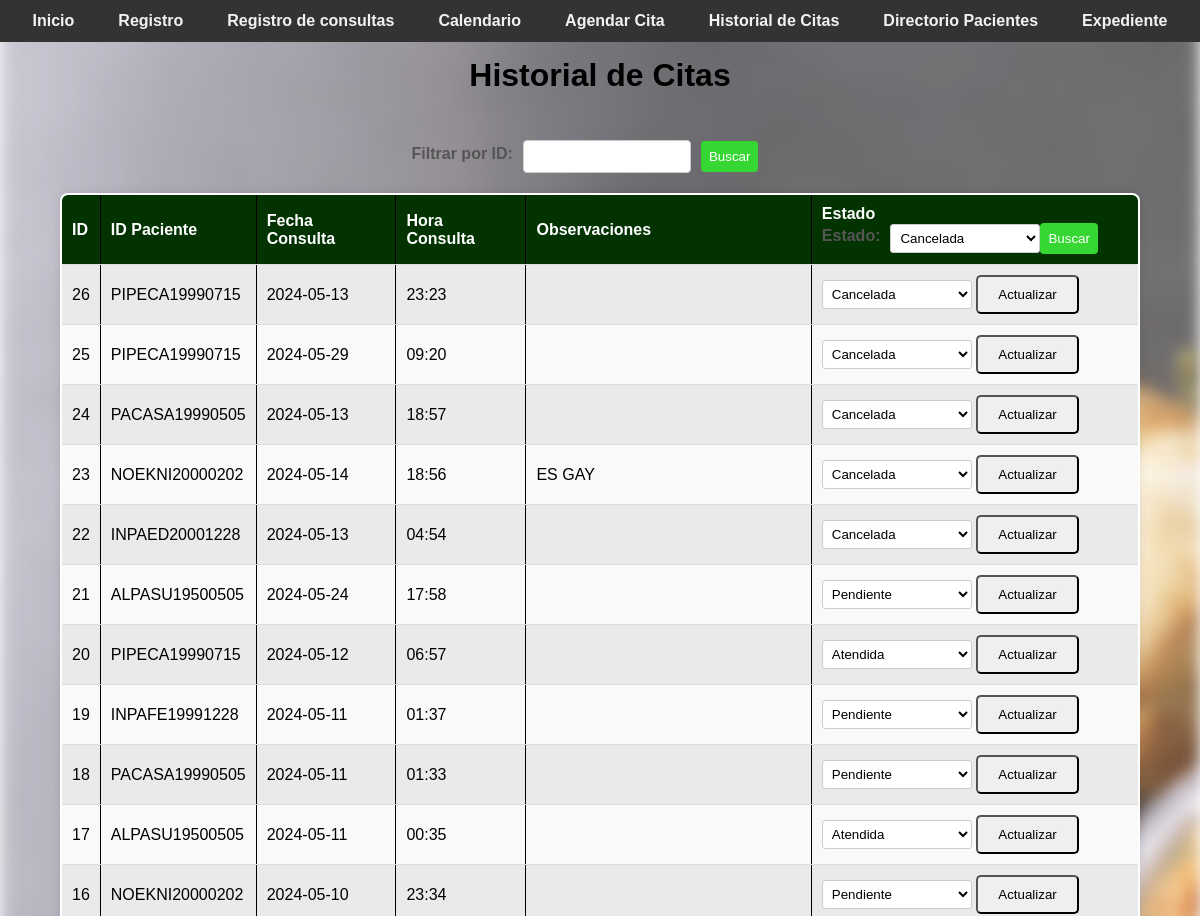
The app's page /historial_citas (signed in, upper part), older data.
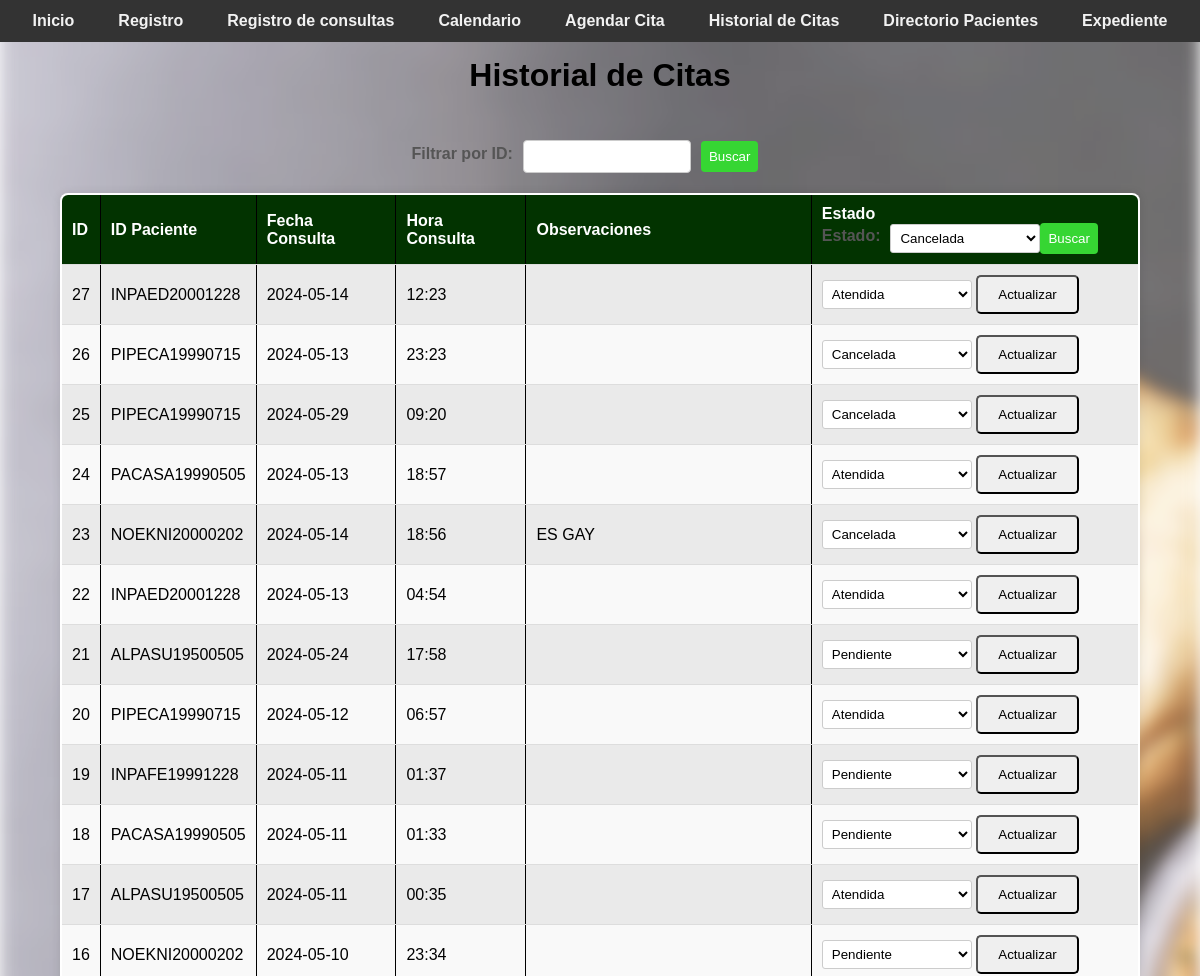
The same page, newer data.
### tables this page shows
CREATE TABLE citas (
                    id_cita INTEGER PRIMARY KEY AUTOINCREMENT,
                    id_paciente TEXT,
                    fecha_consulta TEXT NOT NULL,
                    hora_consulta TEXT NOT NULL, 
                    observaciones TEXT,
                    estado TEXT DEFAULT 'Pendiente',
                    FOREIGN KEY (id_paciente) REFERENCES pacientes(id_paciente)
                );

### app.py (the view)
@app.route('/historial_citas', methods=['GET', 'POST'])
@login_required
def historial_citas():
    filter_text = request.form.get('filter_text')
    filter_by = request.form.get('filter_by')
    with get_db_connection() as connection:
        cursor = connection.cursor()
        if request.method == 'POST' and filter_text and filter_by:
            if filter_by == 'id_paciente':
                cursor.execute("SELECT * FROM citas WHERE LOWER(id_paciente) LIKE LOWER(?)", ('%' + filter_text + '%',))
            elif filter_by == 'estado':
                cursor.execute("SELECT * FROM citas WHERE LOWER(estado) = LOWER(?)", (filter_text, ))
            else:
                cursor.execute("SELECT * FROM citas")
        else:
            cursor.execute("SELECT * FROM citas")
        citas = cursor.fetchall()
    with get_db_connection() as connection:
     cursor = connection.cursor()
    cursor.execute("SELECT id_paciente, primer_apellido, segundo_apellido, nombres FROM pacientes")
    pacientes = cursor.fetchall()
    citas_ordenadas = sorted(citas, key=itemgetter(0), reverse=True)
    with get_db_connection() as connection:
        cursor = connection.cursor()
        cursor.execute("SELECT id_paciente, primer_apellido, segundo_apellido, nombres FROM pacientes")
        pacientes = cursor.fetchall()
    return render_template('historial_citas.html', citas=citas_ordenadas, pacientes=pacientes)

### app.py (called while the page is built)
def get_db_connection():
    return sqlite3.connect('nutricion_consulta.db')

def login_required(f):
    @wraps(f)
    def decorated_function(*args, **kwargs):
        if 'username' not in session:
            return redirect(url_for('login'))
        return f(*args, **kwargs)
    return decorated_function

### templates/historial_citas.html (shortened to what this page needs)
<!DOCTYPE html>
<html lang="es">
<head>
    <link rel="stylesheet" href="{{ url_for('static', filename='css/style.css') }}">
</head>
<body>
    <div class="navbar">
        <a href="/">Inicio</a>
        <a href="/registro">Registro</a>
        <a href="/consultar">Registro de consultas</a>
        <a href="/options">Calendario</a>
        <a href="/agendar_cita">Agendar Cita</a>
        <a href="/historial_citas">Historial de Citas</a>
        <a href="/directorio_pacientes">Directorio Pacientes</a>
        <a href="/expediente">Expediente</a>
        </div>
        <br>
            <h1>Historial de Citas</h1>
            <br></br>
            <div class="filter-container">
            <form action="{{ url_for('historial_citas') }}" method="post" class="filter-form">
            <label for="filtro_id">Filtrar por ID:</label>
            <input type="text" id="filter_id" name="filter_text" list="pacientes_list" required>
            <input type="submit" value="Buscar">
        </form>
    </div>
        <table border="1">
            <tr>
                <th>ID</th>
                <th>ID Paciente</th>
                <th>Fecha Consulta</th>
                <th>Hora Consulta</th>
                <th>Observaciones</th>
                <th>Estado
                    <form action="{{ url_for('historial_citas') }}" method="post" class="filter-form">
                        <label for="filter_estado">Estado:</label>
                        <select id="filter_estado" name="filter_estado">
                            <option value="Cancelada" {% if filter_estado == 'Cancelada' %} selected {% endif %}>Cancelada</option>
                            <input type="submit" value="Buscar">
                        </select>
                    </form>
                </th>
            </tr>
            {% for cita in citas %}
            <tr>
                <td>{{ cita[0] }}</td>
                <td>{{ cita[1] }}</td>
                <td>{{ cita[2] }}</td>
                <td>{{ cita[3] }}</td>
                <td>{{ cita[4] }}</td>
                <td>
                    <form action="/actualizar_estado" method="POST">
                        <select name="estado">
                            <option value="Pendiente" {% if cita[5] == 'Pendiente' %}selected{% endif %}>Pendiente</option>
                            <option value="Atendida" {% if cita[5] == 'Atendida' %}selected{% endif %}>Atendida</option>
                            <option value="Cancelada" {% if cita[5] == 'Cancelada' %}selected{% endif %}>Cancelada</option>
                        </select>
                        <input type="submit" value="Actualizar">
                    </form>
                </td>
            </tr>
            {% endfor %}
        </table>
    </body>
    </html>

### static/css/style.css (style rules this page uses)
body { font-family: Arial, sans-serif; margin: 0; padding: 0; }
body::before { content: ""; position: fixed; top: 0; left: 0; width: 100%; height: 100%; z-index: -1; background-image: url('/static/css/Imagen/fondo.jpg'); background-size: cover; filter: blur(8px); opacity: .8; }
label { font-weight: bold; }
.navbar { background-color: #333; display: flex; justify-content: center; padding: 25px 20; position: fixed; top: 0; left: 0; width: 100%; z-index: 1000; }
.navbar a { color: #f2f2f2; text-align: center; padding: 10px 20px; text-decoration: none; transition: background-color 0.3s ease, color 0.3s ease, border-color 0.3s ease; border-radius: 25px; margin: 20 5px; border: 2px solid transparent; font-weight: bold; }
.button, .btn-login, input[type="submit"] { display: inline-block; padding: 10px 20px; border-radius: 5px; cursor: pointer; text-decoration: none; transition: background-color 0.3s ease; }
label { display: inline-block; margin-bottom: 5px; }
select { width: 150px; padding: 5px; border: 1px solid #ccc; border-radius: 3px; background-color: #fff; }
input:required { border-color: #ff9999; }
input[type="text"]::placeholder, input[type="password"]::placeholder { color: #999; }
input[type="text"], input[type="number"], .add-button { width: 150px; padding: 8px 12px; margin-right: 10px; border-radius: 4px; border: 1px solid #ccc; cursor: pointer; }
th, td { padding: 10px; text-align: center; border-bottom: 1px solid #ddd; transition: background-color 0.3s; }
th { background-color: #333; color: #ffffff; }
tr:nth-child(even) { background-color: #f2f2f2; }
tr:nth-child(odd) { background-color: #e6e6e6; }
h1, h2, strong { color: #000000; }
h1 { margin-bottom: 10px; text-align: center; }
.filter-container { display: flex; flex-direction: row; align-items: center; justify-content: center; margin-bottom: 20px; }
.filter-form { display: flex; align-items: center; margin-right: 20px; }
.filter-form label { margin-right: 10px; color: #555; font-weight: bold; }
.filter-form input[type="text"], .filter-form input[type="submit"] { padding: 8px; border-radius: 4px; border: 1px solid #ccc; margin-right: 10px; }
.filter-form input[type="submit"] { background-color: #36d633; color: #fff; border: none; cursor: pointer; }
table { width: 90%; margin: 0 auto; border: 2px solid #000000; border-radius: 8px; overflow: hidden; box-shadow: 0 0 10px rgba(0, 0, 0, 0.1); max-width: 100%; border-collapse: collapse; margin-bottom: 20px; background-color: #fff; opacity: 1; animation: fadeIn 0.5s ease-in-out; transition: opacity 0.5s ease-in-out; }
table th, table td { padding: 10px; border-bottom: 1px solid #ddd; text-align: left; }
table th { background-color: #023300; font-weight: bold; }
table tr:nth-child(odd) { background-color: #f9f9f9; }
table tr:nth-child(even) { background-color: #eaeaea; }

Row changes from the older to the newer data that the page shows:
added citas: id_cita "27", id_paciente "INPAED20001228", fecha_consulta "2024-05-14", hora_consulta "12:23", estado "Atendida"
changed citas id 24: estado "Cancelada" → "Atendida"
changed citas id 22: estado "Cancelada" → "Atendida"
